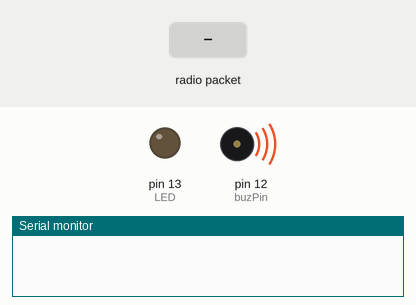
Simulated run of this sketch. Board: Arduino Uno, built with avr-gcc and run on an emulated ATmega328P. On the bench: output pins drawn as LEDs (lit = HIGH), buzzer (waves = sounding, pin HIGH), the last lines printed to the serial monitor. The test bench sets the inputs (shaded band). No radio packets arrive unless stated; pins used as bus, display or sensor lines are not drawn.

Above: at 1.3 s.
1.4 s: radio packet "buzzerON" arrives
At 1.41 s:
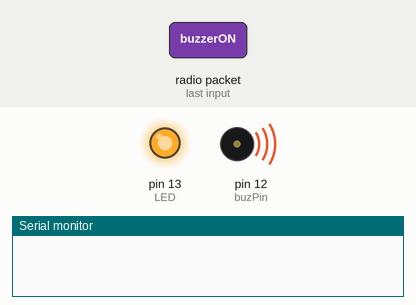
2.9 s: radio packet "buzzerOFF" arrives
At 3.6 s:
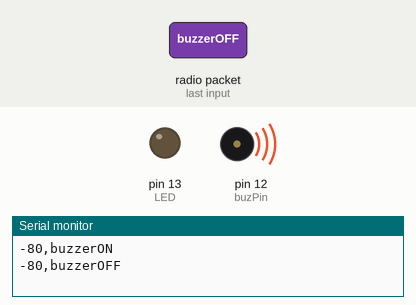
4.4 s: radio packet "1" arrives
At 4.7 s:
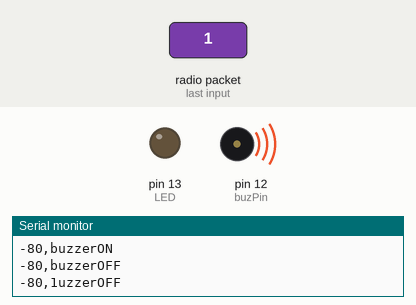
Timing chart, 0 to 7.4 s (numbered marks = the images above; inputs shaded):
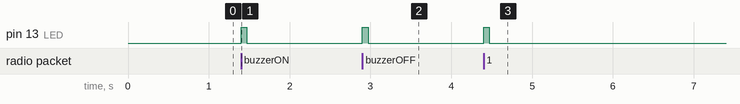

The sketch:

washing.ino
```cpp
// Feather9x_RX
// -*- mode: C++ -*-
// Example sketch showing how to create a simple messaging client (receiver)
// with the RH_RF95 class. RH_RF95 class does not provide for addressing or
// reliability, so you should only use RH_RF95 if you do not need the higher
// level messaging abilities.
// It is designed to work with the other example Feather9x_TX

#include <SPI.h>
#include <RH_RF95.h>

/* for Feather32u4 RFM9x*/
#define RFM95_CS 8
#define RFM95_RST 4
#define RFM95_INT 7


#define RF95_FREQ 868.0

// Singleton instance of the radio driver
RH_RF95 rf95(RFM95_CS, RFM95_INT);

#define LED 13

int buzPin = 12;
bool buzzerState = 0;
long buzzerMillis = 0;
long buzzerIntON = 10;
long buzzerIntOFF = 100;
bool buzzerON = 0;


void setup()
{
  pinMode(LED, OUTPUT);
  pinMode(buzPin, OUTPUT);
  digitalWrite(buzPin, HIGH);
  pinMode(RFM95_RST, OUTPUT);
  digitalWrite(RFM95_RST, HIGH);

  Serial.begin(115200);
  while (!Serial) {
    delay(1);
  }
  delay(100);


  // manual reset
  digitalWrite(RFM95_RST, LOW);
  delay(10);
  digitalWrite(RFM95_RST, HIGH);
  delay(10);

  while (!rf95.init()) {
    //Serial.println("LoRa radio init failed");
    while (1);
  }
  if (!rf95.setFrequency(RF95_FREQ)) {
    Serial.println("setFrequency failed");
    while (1);
  }
  rf95.setTxPower(23, false);
}

int counter = 0;

void loop()
{

  checkMessage();
  buzzer();
  checkLoraMessage();

}

void buzzer(){
  if (buzzerState== 1) {
    unsigned long currentMillis = millis();
    if (buzzerON==0) {
      if(currentMillis - buzzerMillis > buzzerIntOFF) {
        buzzerMillis=currentMillis;
        digitalWrite(buzPin,LOW);
        buzzerON=1;        }
        }
    else {
        if(currentMillis - buzzerMillis > buzzerIntON) {
          digitalWrite(buzPin,HIGH);
          buzzerMillis=currentMillis;
          buzzerON=0; }
        } }
  else {
    digitalWrite(buzPin,HIGH);  }
}

void checkMessage() {
  String command;
  if (Serial.available() > 0) {
      // read the incoming byte:
      command = Serial.readStringUntil("/n");
      if (command=="buzzerON"){
        buzzerState=1;
        buzzerMillis=millis();

      }
      if (command=="buzzerOFF"){
        buzzerState=0;
      }
    }

}

void checkLoraMessage() {
    if (rf95.available())
  {
    // Should be a message for us now
    uint8_t buf[RH_RF95_MAX_MESSAGE_LEN];
    uint8_t len = sizeof(buf);

    if (rf95.recv(buf, &len))
    {
      digitalWrite(LED, HIGH);
      /*RH_RF95::printBuffer("Received: ", buf, len);*/
       String recieveData;
       String rssi;
       rssi=(rf95.lastRssi());
      recieveData = rssi + ",";
      recieveData = recieveData + (char*)buf;
      recieveData = recieveData ;
      sendBack((char*)buf);
      //Serial.println((char*)buf );
      Serial.println(recieveData);
      digitalWrite(LED, LOW);
    }
    else
    {
      Serial.println("Receive failed");
    }
  }
}

void sendBack(String data) {
  char radiopacket[1024];
  strcpy(radiopacket, data.c_str());
  delay(10);
  rf95.send((uint8_t *)radiopacket, 100);
  rf95.waitPacketSent();
  rf95.sleep();
}
```

Measured:
- after the input at 1.4 s, pin 13 (LED): LOW → HIGH at once, → LOW 0.07 s later
- after the input at 2.9 s, pin 13 (LED): LOW → HIGH at once, → LOW 0.07 s later
- after the input at 4.4 s, pin 13 (LED): LOW → HIGH at once, → LOW 0.07 s later
